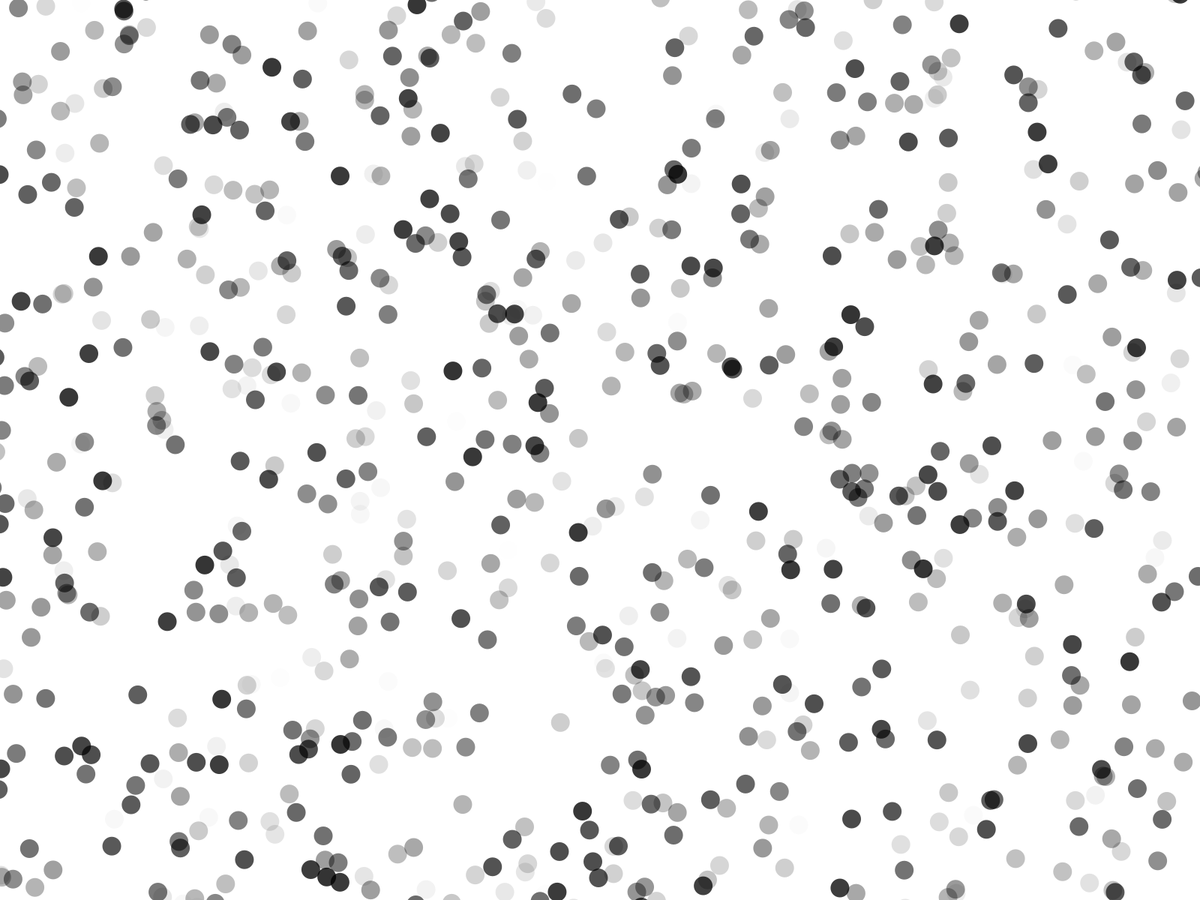
Frame 1 (no input)
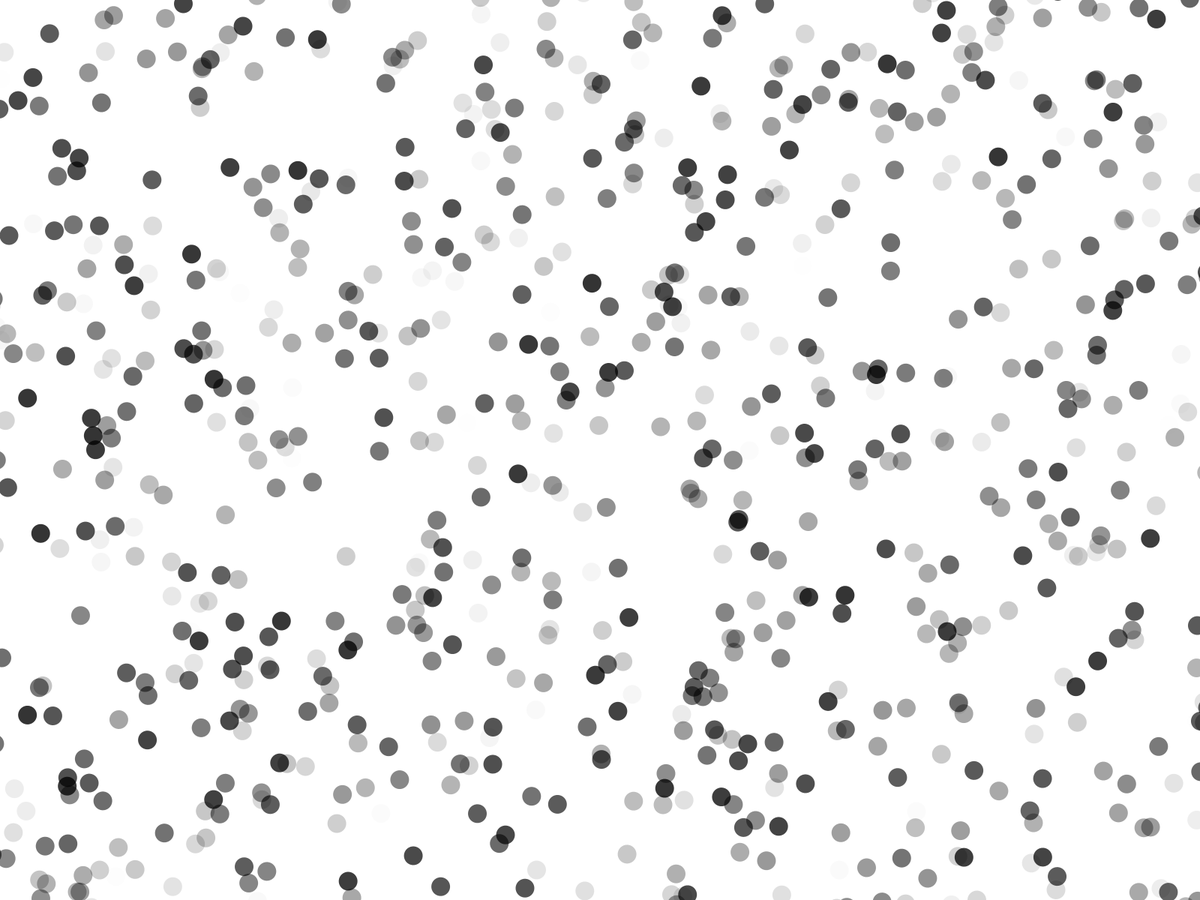
Frame 60 (the mouse pressed at the canvas centre just before this capture)
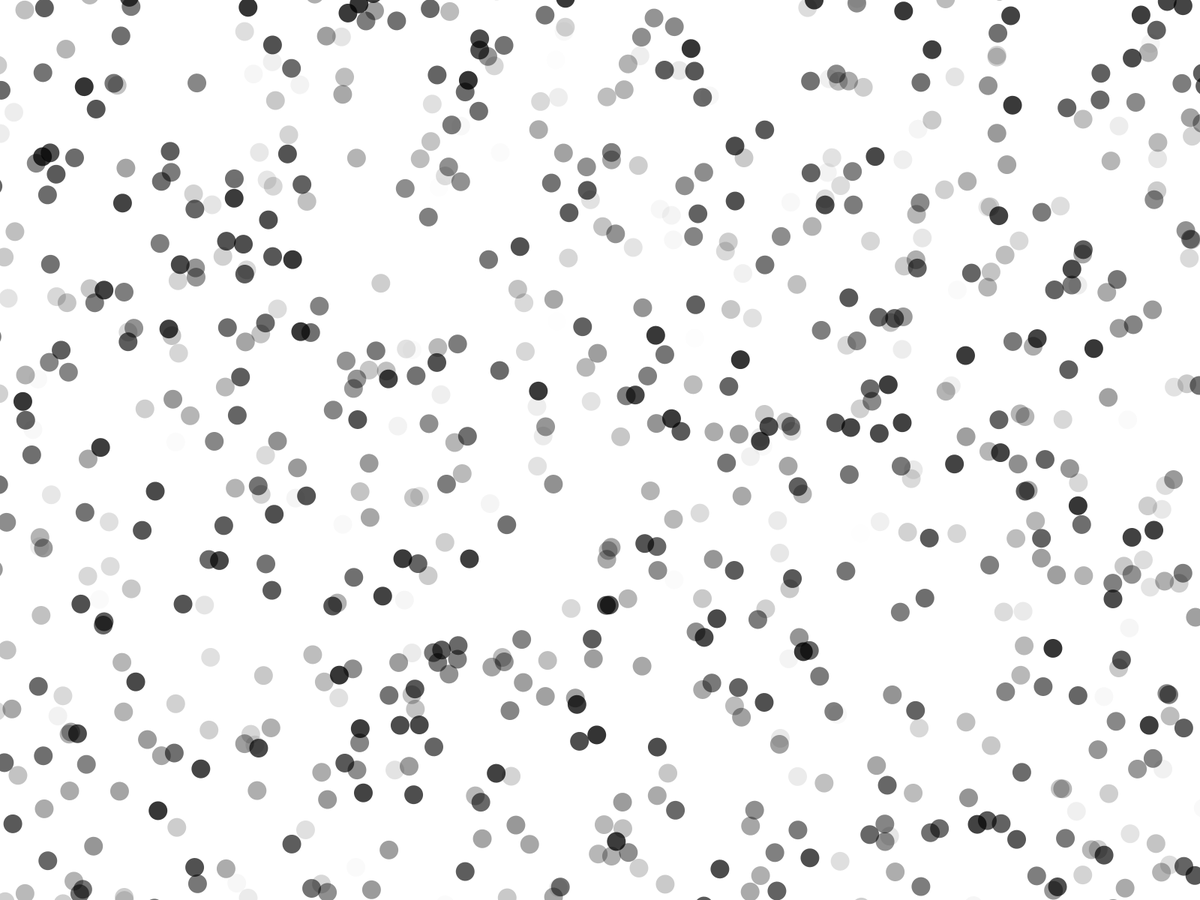
Frame 120 (the mouse held since frame 60 and released just before this capture)

The Processing sketch that drew these frames (run headless with seeded random() and noise(); from frame 60 on, the mouse is pressed at the canvas centre):

// Processing sketch: processing_rotating_VCRDM
// ── processing_rotating_VCRDM.pde

//float x = random(0,width);
//float y = random(0,height);

int NUMBER_OF_THINGS = 3000;
int THING_SIZE = 25;
int rotation = 1; // rotation speed
float COHERENCE = 0.7;
float[] x = new float[NUMBER_OF_THINGS];
float[] y = new float[NUMBER_OF_THINGS];
float[] r = new float[NUMBER_OF_THINGS];
float[] colour = new float[NUMBER_OF_THINGS];
float[] direction = new float[NUMBER_OF_THINGS];

void setup() {
  fullScreen();
  //size(500,400);
  colorMode(HSB, 100, 100, 100, 100);
  background(100);
  for (int i=0; i< NUMBER_OF_THINGS; i++){
    x[i] = random(-0.5*width, 1.5*width);
    y[i] = random(-0.5*height, 1.5*height);
    colour[i] = random(80);
    float rando = (float)random(0,1);
    if (rando > COHERENCE) {
      direction[i] = -1;
    }
    else { direction[i] = 1;
    }
    //r[i] = (int)(sqrt( sq(x[i] - (float)(width/2.0)) + sq(y[i] - (float)(height/2.0))));
  }
  
}

void draw() {
  background(100);
  stroke(0,0,0,0);
  //fill(200,200,0);
  translate(width/2, height/2);
  rotate(radians(frameCount));
  translate(-width/2, -height/2);
  for (int i=0; i< NUMBER_OF_THINGS; i++){
    //float t = millis()/1000.0f;
    //int cx = (int)(x[i] + r[i]*cos(t)); 
    //int cy = (int)(y[i] + r[i]*sin(t));
    fill(0, 0,0, colour[i]);
    ellipse(x[i], y[i], THING_SIZE, THING_SIZE);
    //if (x[i]>width){ x[i]=0;}
    //if (y[i]>height){ y[i]=0;}
    //if (y[i]<0){ y[i]=height;}
    //if (x[i]<0){ x[i]=width;}
  }
}
